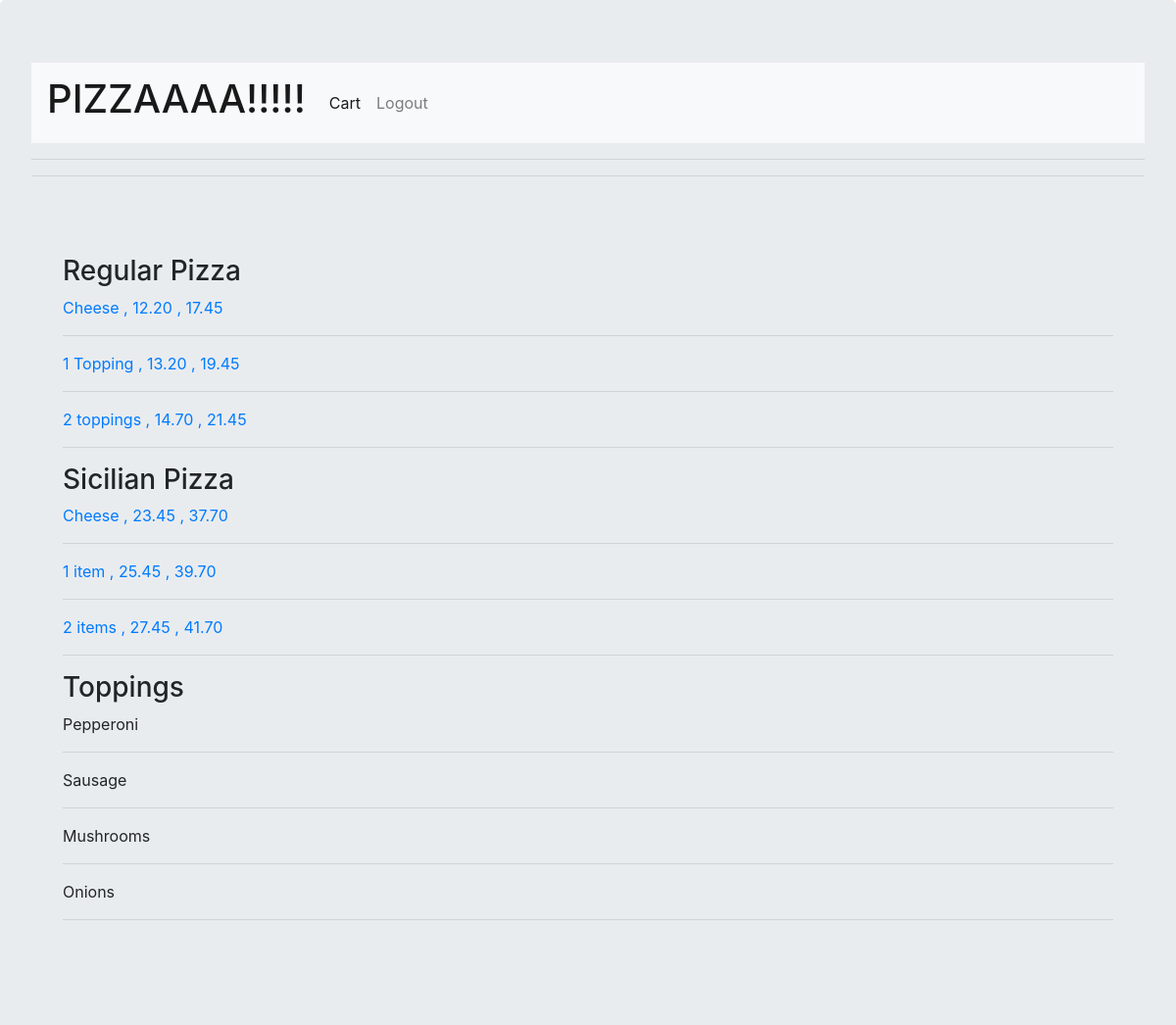
Screenshot of / (signed in) with the database file from the repository.
### orders/models.py (models this page shows, shortened)
class Regular_Pizza(models.Model):
	pizza_type = models.CharField(max_length=64)
	small = models.DecimalField(max_digits=5, decimal_places=2)
	large = models.DecimalField(max_digits=5, decimal_places=2)

class Sicilian_Pizza(models.Model):
	pizza_type = models.CharField(max_length=64 ,  default=None)
	small = models.DecimalField(max_digits=5, decimal_places=2 , default=None)
	large = models.DecimalField(max_digits=5, decimal_places=2 , default=None)

class Topping(models.Model):
	name = models.CharField(max_length=64)

### orders/views.py (the view)
# urls.py: path("", views.index, name="index"),
def index(request):
    if not request.user.is_authenticated:
    	return render(request , "orders/login.html" , {"message":None} )
    r_pizzas = Regular_Pizza.objects.all()
    s_pizzas = Sicilian_Pizza.objects.all()
    toppings = Topping.objects.all()
    context = {
    "r_pizzas" : r_pizzas,
    "s_pizzas" : s_pizzas,
    "toppings" : toppings,
    "user" : request.user
    }
    return render(request , "orders/index.html" , context)

### orders/templates/orders/index.html (shortened to what this page needs)
{% extends "orders/base.html" %}
{% block body %}
	<nav class="navbar navbar-expand-lg navbar-light bg-light">
  	<a class="navbar-brand" href="{% url 'index' %}" ><h1>PIZZAAAA!!!!!</h1></a>
  <div class="collapse navbar-collapse" id="navbarSupportedContent">
    <ul class="navbar-nav mr-auto">
      <li class="nav-item active">
        <a class="nav-link" href="{% url 'show_cart' %}">Cart <span class="sr-only">(current)</span></a>
      </li>
      <li class="nav-item">
        <a class="nav-link" href="{% url 'logout' %}">Logout</a>
      </li>
    </ul>
	</div>
</nav>
<hr>
<hr>
  <div class="jumbotron">
    <div >
      <h3>Regular Pizza</h3>
      <table>
        {% for pizza in r_pizzas %}
        <tr><a href="{% url 'add_items' pizza.pizza_type pizza.small pizza.large %}">{{pizza.pizza_type}}  , {{pizza.small}}   , {{pizza.large}}</a> </tr><br><hr>
        {% endfor %}
      </table>
    </div>
    <div >
      <h3>Sicilian Pizza</h3>
      <table>
        {% for pizza in s_pizzas %}
        <tr><a href="{% url 'add_items' pizza.pizza_type pizza.small pizza.large %}">{{pizza.pizza_type}}  , {{pizza.small}}   , {{pizza.large}} </a> </tr><br><hr>
        {% endfor %}
      </table>
    </div>
    <div >
      <h3>Toppings</h3>
      <table>
        {% for t in toppings %}
        <tr>{{t.name}} </tr><br><hr>
        {% endfor %}
      </table>
    </div>
  </div>
{% endblock %}

### orders/templates/orders/base.html (shortened to what this page needs)
<!DOCTYPE html>
<html>
<head>
	 <link rel="stylesheet" href="https://maxcdn.bootstrapcdn.com/bootstrap/4.0.0-beta.3/css/bootstrap.min.css">
</head>
<body>
	<div class="jumbotron">
	{% block body %}
	{% endblock %}
	</div>
</body>
</html>

### rows the page displays
Regular_Pizza: pizza_type "Cheese", small "12.20", large "17.45"
Regular_Pizza: pizza_type "1 Topping", small "13.20", large "19.45"
Regular_Pizza: pizza_type "2 toppings", small "14.70", large "21.45"
Sicilian_Pizza: pizza_type "Cheese", small "23.45", large "37.70"
Sicilian_Pizza: pizza_type "1 item", small "25.45", large "39.70"
Sicilian_Pizza: pizza_type "2 items", small "27.45", large "41.70"
